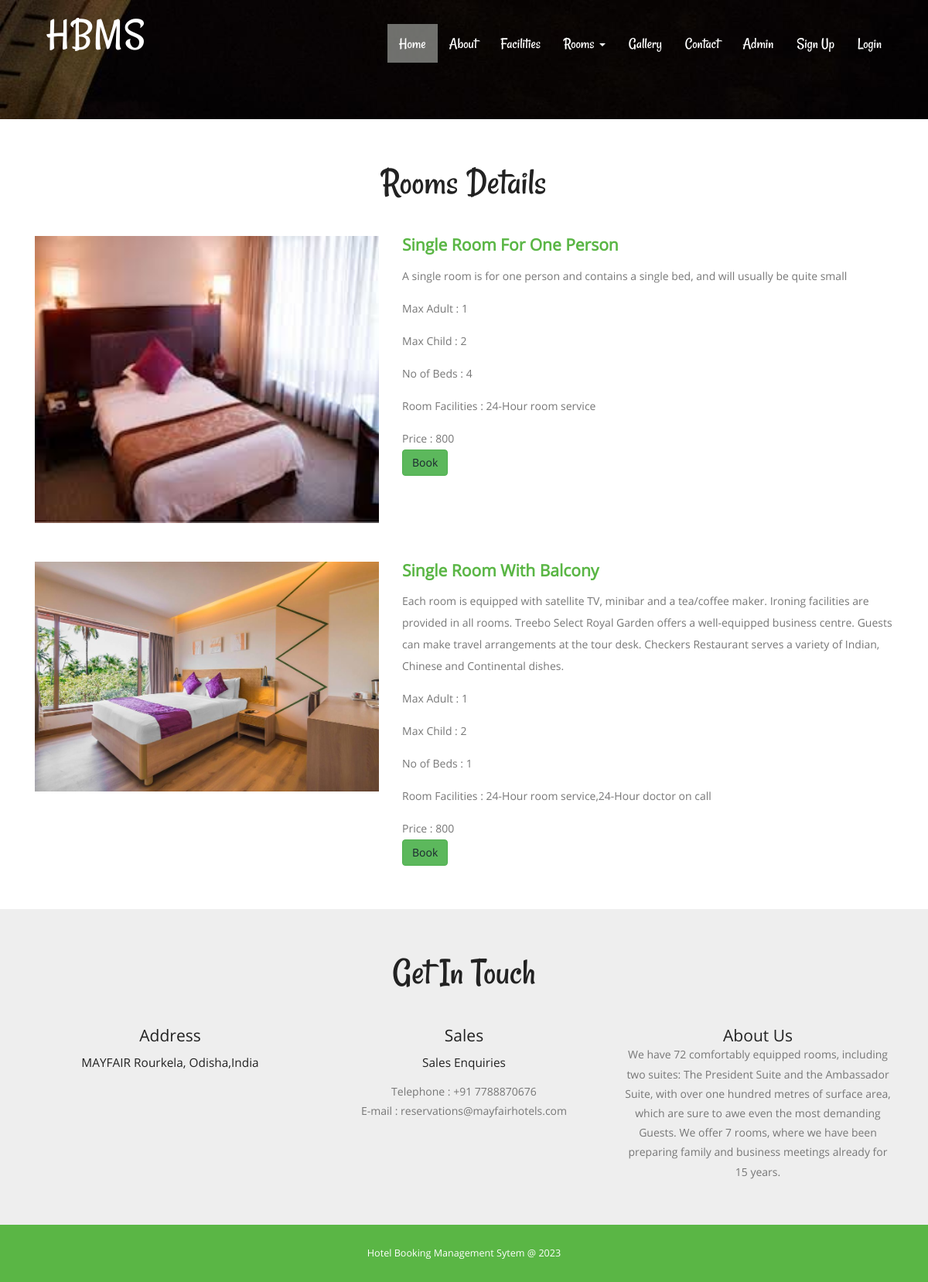
Screenshot of /category_details/2 with the database file from the repository.
### hotel/models.py (models this page shows, shortened)
class Room(models.Model):
    roomtype = models.ForeignKey(Category, on_delete=models.CASCADE)
    roomname = models.CharField(max_length=100)
    maxadult = models.IntegerField()
    maxchild = models.IntegerField()
    roomdescription = models.CharField(max_length=500)
    noofbed = models.IntegerField()
    image = models.FileField()
    roomfacility = models.CharField(max_length=500)

class Category(models.Model):
    categoryname = models.CharField(max_length=120)
    description = models.CharField(max_length=500)
    price = models.IntegerField()

### hotel/views.py (the view)
# urls.py: path('category_details/<int:pid>',category_details, name='category_details'),
def category_details(request,pid):
    category = Category.objects.all()
    category1 = Category.objects.get(id=pid)
    room = Room.objects.filter(roomtype=category1)
    d = {'category':category,'room':room}
    return render(request, 'category_details.html', d)

### hotel/templates/category_details.html (shortened to what this page needs)
{% load static %}
{% block body %}
<html>
<head>
<link href="{% static 'css/bootstrap.css' %}" rel="stylesheet" type="text/css" media="all">
<link href="{% static 'css/style.css' %}" rel="stylesheet" type="text/css" media="all" />
<link rel="stylesheet" href="{% static 'css/lightbox.css' %}">
</head>
<body>
			<div class="header head-top">
				<div class="container">
				 {% include 'header.html' %}
		</div>
</div>
			<div class="content">
					<div class="room-section">
						<div class="container">
						<h2>Rooms Details</h2>
							<div class="room-grids">
								  {% for i in room %}
							<div class="room1">
								<div class="col-md-5 room-grid" style="padding-bottom: 50px">
								<a href="#" class="mask">
									<img src="{{i.image.url}}" class=" mask img-responsive zoom-img" alt="" /></a>
								</div>
								<div class="col-md-7 room-grid1">
									<h4> {{i.roomname}} </h4>
									<p>{{i.roomdescription}}</p>
									<p>Max Adult : {{i.maxadult}}</p>
									<p>Max Child : {{i.maxchild}}</p>
									<p>No of Beds : {{i.noofbed}}</p>
									<p>Room Facilities : {{i.roomfacility}}</p>
									<p>Price : {{i.roomtype.price}}</p>
									<button class="btn btn-success"><a href="{% url 'book_room' i.id %}">Book</a></button>
								</div>
								<div class="clearfix"></div>
							</div>
                                  {% endfor %}
						</div>
					</div>
				</div>
				 {% include 'getintouch.html' %}
			</div>
				{% include 'footer.html' %}
</body>
</html>
{% endblock %}

### hotel/static/css/style.css (style rules this page uses)
body a { transition:0.5s all; -webkit-transition:0.5s all; -moz-transition:0.5s all; -o-transition:0.5s all; -ms-transition:0.5s all; }
h1,h2,h3,h4,h5,h6 { padding:0 0; margin:0 0; }
p { padding:0 0; margin:0 0; }
body { padding:0 0; margin:0 0; font-family: 'OpenSans-Regular' }
.header { background:url(../images/banner11.jpg) no-repeat 0px 0px; background-size:cover; -webkit-background-size: cover; -moz-background-size: cover; -o-background-size: cover; -ms-background-size: cover; min-height:764px; padding-bottom: 4em; }
.head-top { min-height: 115px !important; }
.room-section { padding: 4em 0; }
.room-grids { margin-top: 3em; }
.room-section h2 { font-size: 3.5em; text-transform: capitalize; font-family: 'Rancho-Regular'; color: #222; text-align: center; }
.room-grid1 h4 { font-size: 1.5em; color: #5ab645; font-weight: 600; text-transform: capitalize; }
.room-grid img { width: 100%; }
.room-grid1 p { font-size: 1em; color: #777; line-height:2em; margin: 1em 0 0em; }
a.mask { text-decoration: none; overflow: hidden; display: block; }
img.zoom-img { -webkit-transform: scale(1, 1); -webkit-transition-timing-function: ease-out; -webkit-transition-duration: 250ms; -moz-transform: scale(1, 1); -moz-transition-timing-function: ease-out; -moz-transition-duration: 250ms; }
@media (max-width:1440px) { .header { min-height: 679px; } }
@media (max-width:1366px) { .header { min-height: 652px; } }
@media (max-width:1280px) { .header { min-height: 602px; } }

### hotel/static/css/lightbox.css (style rules this page uses)
body:after { display: none; }

### rows the page displays
Room: image (picture), roomname "Single Room For One Person", roomdescription "A single room is for one person and contains a single bed, and will usually be quite small", maxadult "1", maxchild "2", noofbed "4", roomfacility "24-Hour room service", roomtype.price "800"
Room: image (picture), roomname "Single Room With Balcony", roomdescription "Each room is equipped with satellite TV, minibar and a tea/coffee maker. Ironing facilities are provided in all rooms. Treebo Select Royal Garden offers a well-equipped business centre. Guests can make travel arrangements at the tour desk. Checkers Restaurant serves a variety of Indian, Chinese and Continental dishes.", maxadult "1", maxchild "2", noofbed "1", roomfacility "24-Hour room service,24-Hour doctor on call", roomtype.price "800"
